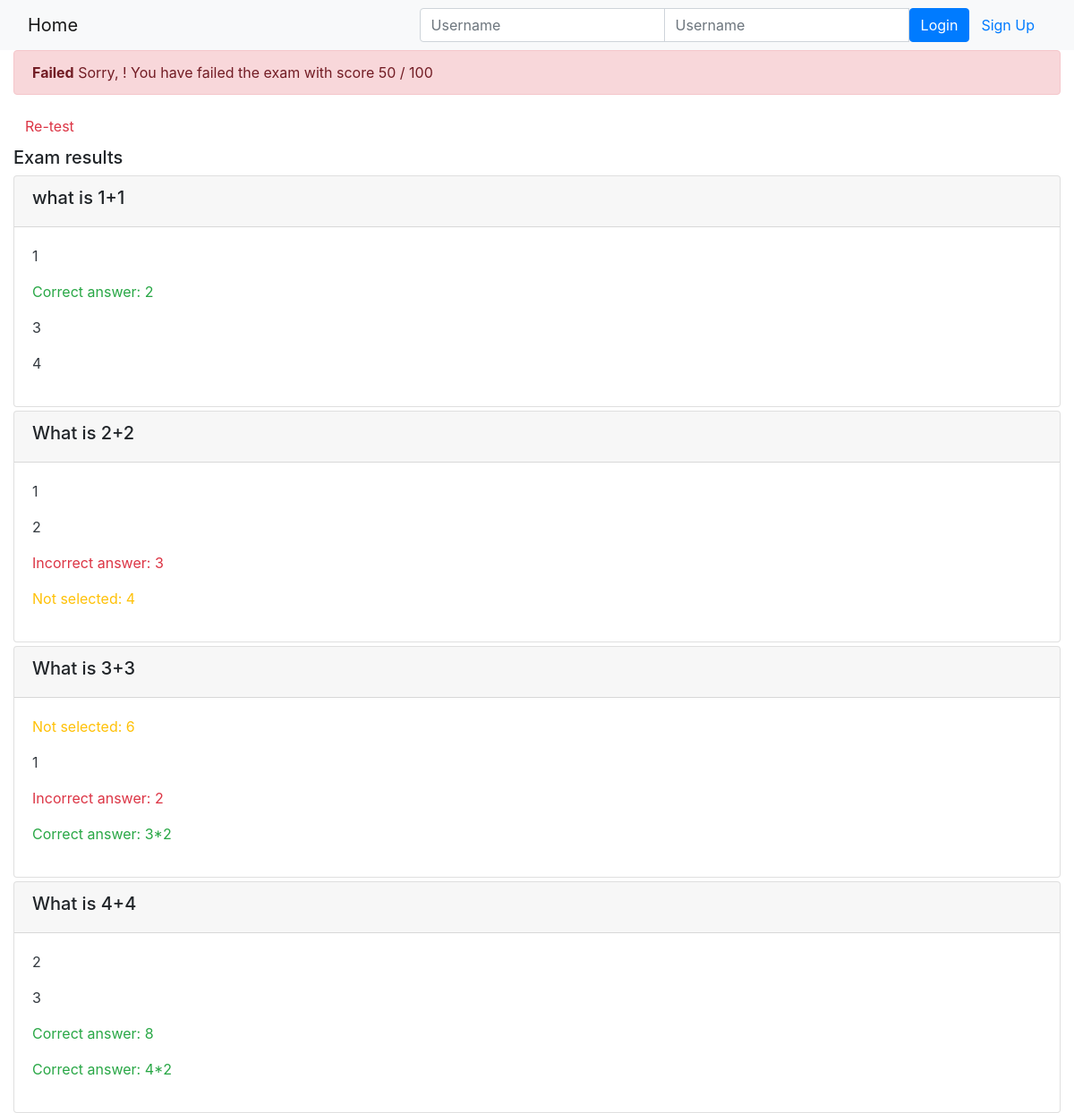
Page /onlinecourse/course/1/submission/1/result/ on the committed database.
### onlinecourse/models.py (models this page shows)
class Question(models.Model):
    course = models.ForeignKey(Course, on_delete=models.CASCADE )
    question_text = models.CharField(max_length=300, default="question content")
    grade = models.FloatField(default=5.0)
    def is_get_score(self, selected_ids):
        all_answers = self.choice_set.filter(is_correct=True).count()
        selected_correct = self.choice_set.filter(is_correct=True, id__in=selected_ids).count()
        if all_answers == selected_correct:
            return True
        else:
            return False

class Choice(models.Model):
    question = models.ForeignKey(Question, on_delete=models.CASCADE)
    choice_text = models.CharField(max_length=300, default="choice content")
    is_correct = models.BooleanField(default=False)

### onlinecourse/views.py (the view)
# urls.py: path('course/<int:course_id>/submission/<int:submission_id>/result/', views.show_exam_result, name='show_exam_result'),
def show_exam_result(request, course_id, submission_id):
    course = get_object_or_404(Course, pk=course_id)
    submission = get_object_or_404(Submission, pk=submission_id)
    choices = submission.choices.all()
    total_mark, grade = 0, 0
    for question in course.question_set.all():
        total_mark += question.grade
        if question.is_get_score(choices):
            grade += question.grade
    return render(
        request,
        'onlinecourse/exam_result_bootstrap.html',
        {"course":course, "choices":choices,"grade":int((grade / total_mark) * 100)}
    )

### onlinecourse/templates/onlinecourse/exam_result_bootstrap.html (shortened to what this page needs)
<!DOCTYPE html>
<html lang="en">
<head>
    {% load static %}
    <link rel="stylesheet" href="https://maxcdn.bootstrapcdn.com/bootstrap/4.5.2/css/bootstrap.min.css">
</head>
<body>
 <nav class="navbar navbar-light bg-light">
    <div class="container-fluid">
        <div class="navbar-header">
              <a class="navbar-brand" href="{% url 'onlinecourse:index' %}">Home</a>
        </div>
        <ul class="nav navbar-nav navbar-right">
            {% if user.is_authenticated %}
            <li>
                <a class="btn btn-link" href="#">{{ user.first_name }}({{ user.username }})</a>
                <a class="btn btn-link" href="{% url 'onlinecourse:logout' %}">Logout</a>
            </li>
            {% else %}
            <li>
                <form class="form-inline" action="{% url 'onlinecourse:login' %}" method="post">
                    <div class="input-group">
                        <input type="text" class="form-control" placeholder="Username" name="username" >
                        <input type="password" class="form-control" placeholder="Username" name="psw" >
                        <button class="btn btn-primary" type="submit">Login</button>
                        <a class="btn btn-link" href="{% url 'onlinecourse:registration' %}">Sign Up</a>
                    </div>
                </form>
            </li>
            {% endif %}
        </ul>
    </div>
</nav>
<div class="container-fluid">
    {% if grade > 80 %}
    <div class="alert alert-success">
       <strong>Congratulation, {{ user.first_name }}!</strong> You have passed the exam and completed the course with score {{ grade }} / 100
    </div>
        {% else %}
        <div class="alert alert-danger">
            <strong>Failed</strong> Sorry, {{ user.first_name }}! You have failed the exam with score {{ grade }} / 100
        </div>
        <a class="btn btn-link text-danger" href="{% url 'onlinecourse:course_details' course.id %}">Re-test</a>
        {% endif %}
        <div class="card-columns-vertical mt-1">
        <h5 class="">Exam results</h5>
            {% for question in course.question_set.all %}
            <div class="card mt-1">
                <div class="card-header">
                    <h5>{{ question.question_text}}</h5>
                </div>
                <div class="card-body">
                    {% for choice in question.choice_set.all %}
                        {% if choice in choices and choice.is_correct %}
                            <p class="text-success">Correct answer: {{ choice.choice_text }}</p>
                        {% elif choice in choices and not choice.is_correct %}
                            <p class="text-danger">Incorrect answer: {{ choice.choice_text }}</p>
                        {% elif not choice in choices and choice.is_correct %}
                            <p class="text-warning">Not selected: {{ choice.choice_text }}</p>
                        {% else %}
                            <p class="text-dark">{{ choice.choice_text }}</p>
                        {% endif %}
                    {% endfor %}
                </div>
            </div>
        {% endfor %}
        </div>
    </div>
</body>
</html>

### rows in the picture
Question: question_text "what is 1+1"
Choice: choice_text "1"
Choice: choice_text "2"
Choice: choice_text "3"
Choice: choice_text "4"
Question: question_text "What is 2+2"
Choice: choice_text "1"
Choice: choice_text "2"
Choice: choice_text "3"
Choice: choice_text "4"
Question: question_text "What is 3+3"
Choice: choice_text "6"
Choice: choice_text "1"
Choice: choice_text "2"
Choice: choice_text "3*2"
Question: question_text "What is 4+4"
Choice: choice_text "2"
Choice: choice_text "3"
Choice: choice_text "8"
Choice: choice_text "4*2"

### other values in the picture
{{ grade }} "50"
